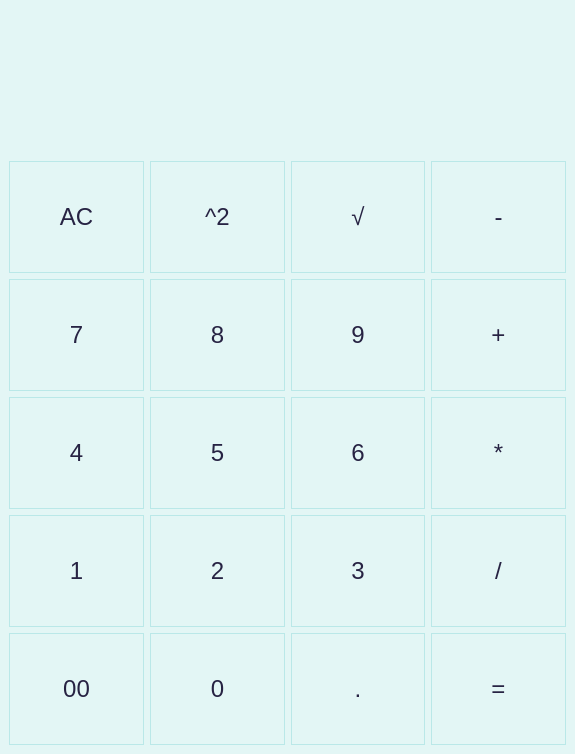
<?xml version="1.0" encoding="UTF-8"?>
<ui version="4.0">
 <class>MainWindow</class>
 <widget class="QMainWindow" name="MainWindow">
  <property name="geometry">
   <rect>
    <x>0</x>
    <y>0</y>
    <width>575</width>
    <height>746</height>
   </rect>
  </property>
  <property name="windowTitle">
   <string>MainWindow</string>
  </property>
  <property name="styleSheet">
   <string notr="true">QWidget{
background-color:#E3F6F5;
}
QPushButton{
background-color:#E3F6F5;
color:#272343;font-size:24px;
border:1px solid #BAE8E8;width:50;
height:110;
}
QLineEdit{
background-color:#E3F6F5;
color:#272343;font-size:24px;
border:none;
height: 70px;
}
QPushButton:hover{
background-color:#BAE8E8;
}
#result {
font-size: 35px;
}





</string>
  </property>
  <widget class="QWidget" name="centralwidget">
   <layout class="QVBoxLayout" name="verticalLayout">
    <item>
     <widget class="QLineEdit" name="Exercise">
      <property name="layoutDirection">
       <enum>Qt::LeftToRight</enum>
      </property>
      <property name="alignment">
       <set>Qt::AlignRight|Qt::AlignTrailing|Qt::AlignVCenter</set>
      </property>
      <property name="readOnly">
       <bool>true</bool>
      </property>
     </widget>
    </item>
    <item>
     <widget class="QLineEdit" name="result">
      <property name="alignment">
       <set>Qt::AlignRight|Qt::AlignTrailing|Qt::AlignVCenter</set>
      </property>
      <property name="readOnly">
       <bool>true</bool>
      </property>
     </widget>
    </item>
    <item>
     <layout class="QGridLayout" name="gridLayout">
      <item row="5" column="3">
       <widget class="QPushButton" name="devision">
        <property name="text">
         <string>/</string>
        </property>
       </widget>
      </item>
      <item row="4" column="3">
       <widget class="QPushButton" name="umn">
        <property name="text">
         <string>*</string>
        </property>
       </widget>
      </item>
      <item row="3" column="3">
       <widget class="QPushButton" name="plus">
        <property name="text">
         <string>+</string>
        </property>
       </widget>
      </item>
      <item row="6" column="2">
       <widget class="QPushButton" name="dot">
        <property name="text">
         <string>.</string>
        </property>
       </widget>
      </item>
      <item row="5" column="2">
       <widget class="QPushButton" name="num3">
        <property name="text">
         <string>3</string>
        </property>
       </widget>
      </item>
      <item row="4" column="2">
       <widget class="QPushButton" name="num6">
        <property name="text">
         <string>6</string>
        </property>
       </widget>
      </item>
      <item row="3" column="2">
       <widget class="QPushButton" name="num9">
        <property name="text">
         <string>9</string>
        </property>
       </widget>
      </item>
      <item row="4" column="1">
       <widget class="QPushButton" name="num5">
        <property name="text">
         <string>5</string>
        </property>
       </widget>
      </item>
      <item row="5" column="1">
       <widget class="QPushButton" name="num2">
        <property name="text">
         <string>2</string>
        </property>
       </widget>
      </item>
      <item row="6" column="1">
       <widget class="QPushButton" name="zero">
        <property name="text">
         <string>0</string>
        </property>
       </widget>
      </item>
      <item row="6" column="0">
       <widget class="QPushButton" name="doublezero">
        <property name="text">
         <string>00</string>
        </property>
       </widget>
      </item>
      <item row="3" column="1">
       <widget class="QPushButton" name="num8">
        <property name="text">
         <string>8</string>
        </property>
       </widget>
      </item>
      <item row="4" column="0">
       <widget class="QPushButton" name="num4">
        <property name="text">
         <string>4</string>
        </property>
       </widget>
      </item>
      <item row="5" column="0">
       <widget class="QPushButton" name="num1">
        <property name="text">
         <string>1</string>
        </property>
       </widget>
      </item>
      <item row="3" column="0">
       <widget class="QPushButton" name="num7">
        <property name="text">
         <string>7</string>
        </property>
       </widget>
      </item>
      <item row="6" column="3">
       <widget class="QPushButton" name="equal">
        <property name="text">
         <string>=</string>
        </property>
       </widget>
      </item>
      <item row="2" column="2">
       <widget class="QPushButton" name="koren">
        <property name="text">
         <string>√</string>
        </property>
       </widget>
      </item>
      <item row="2" column="3">
       <widget class="QPushButton" name="minus">
        <property name="text">
         <string>-</string>
        </property>
       </widget>
      </item>
      <item row="2" column="1">
       <widget class="QPushButton" name="inDouble">
        <property name="text">
         <string>^2</string>
        </property>
       </widget>
      </item>
      <item row="2" column="0">
       <widget class="QPushButton" name="clear">
        <property name="text">
         <string>AC</string>
        </property>
       </widget>
      </item>
     </layout>
    </item>
   </layout>
  </widget>
 </widget>
 <resources/>
 <connections/>
</ui>
